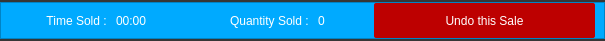
<?xml version="1.0" encoding="UTF-8"?>
<ui version="4.0">
 <class>Form</class>
 <widget class="QWidget" name="Form">
  <property name="geometry">
   <rect>
    <x>0</x>
    <y>0</y>
    <width>605</width>
    <height>41</height>
   </rect>
  </property>
  <property name="windowTitle">
   <string>Form</string>
  </property>
  <property name="styleSheet">
   <string notr="true">background-color: rgb(54,54,54);</string>
  </property>
  <layout class="QVBoxLayout" name="verticalLayout">
   <property name="leftMargin">
    <number>0</number>
   </property>
   <property name="topMargin">
    <number>2</number>
   </property>
   <property name="rightMargin">
    <number>0</number>
   </property>
   <property name="bottomMargin">
    <number>2</number>
   </property>
   <item>
    <widget class="QFrame" name="frame">
     <property name="styleSheet">
      <string notr="true">*{
font: 12pt &quot;MS Shell Dlg 2&quot;;
	background-color: rgb(0, 170, 255);
color:white;
}
QPushButton{
border-radius:2px;
}
QPushButton:hover{
border:2px solid white;
}
QPushButton:pressed{
border:3px solid grey;
}</string>
     </property>
     <property name="frameShape">
      <enum>QFrame::StyledPanel</enum>
     </property>
     <property name="frameShadow">
      <enum>QFrame::Raised</enum>
     </property>
     <layout class="QHBoxLayout" name="horizontalLayout">
      <property name="topMargin">
       <number>0</number>
      </property>
      <property name="bottomMargin">
       <number>0</number>
      </property>
      <item>
       <widget class="QLabel" name="label">
        <property name="minimumSize">
         <size>
          <width>100</width>
          <height>35</height>
         </size>
        </property>
        <property name="maximumSize">
         <size>
          <width>100</width>
          <height>16777215</height>
         </size>
        </property>
        <property name="text">
         <string>Time Sold : </string>
        </property>
        <property name="alignment">
         <set>Qt::AlignRight|Qt::AlignTrailing|Qt::AlignVCenter</set>
        </property>
       </widget>
      </item>
      <item>
       <widget class="QLabel" name="timeLbl">
        <property name="minimumSize">
         <size>
          <width>70</width>
          <height>35</height>
         </size>
        </property>
        <property name="maximumSize">
         <size>
          <width>70</width>
          <height>16777215</height>
         </size>
        </property>
        <property name="text">
         <string>00:00</string>
        </property>
       </widget>
      </item>
      <item>
       <widget class="QLabel" name="label_4">
        <property name="minimumSize">
         <size>
          <width>120</width>
          <height>35</height>
         </size>
        </property>
        <property name="maximumSize">
         <size>
          <width>120</width>
          <height>16777215</height>
         </size>
        </property>
        <property name="text">
         <string>Quantity Sold : </string>
        </property>
        <property name="alignment">
         <set>Qt::AlignRight|Qt::AlignTrailing|Qt::AlignVCenter</set>
        </property>
       </widget>
      </item>
      <item>
       <widget class="QLabel" name="qtyLbl">
        <property name="minimumSize">
         <size>
          <width>50</width>
          <height>35</height>
         </size>
        </property>
        <property name="maximumSize">
         <size>
          <width>50</width>
          <height>16777215</height>
         </size>
        </property>
        <property name="text">
         <string>0</string>
        </property>
       </widget>
      </item>
      <item>
       <widget class="QPushButton" name="undosaleBtn">
        <property name="minimumSize">
         <size>
          <width>0</width>
          <height>35</height>
         </size>
        </property>
        <property name="styleSheet">
         <string notr="true">background-color: rgb(189, 0, 0);</string>
        </property>
        <property name="text">
         <string>Undo this Sale</string>
        </property>
       </widget>
      </item>
     </layout>
    </widget>
   </item>
  </layout>
 </widget>
 <resources/>
 <connections/>
</ui>
